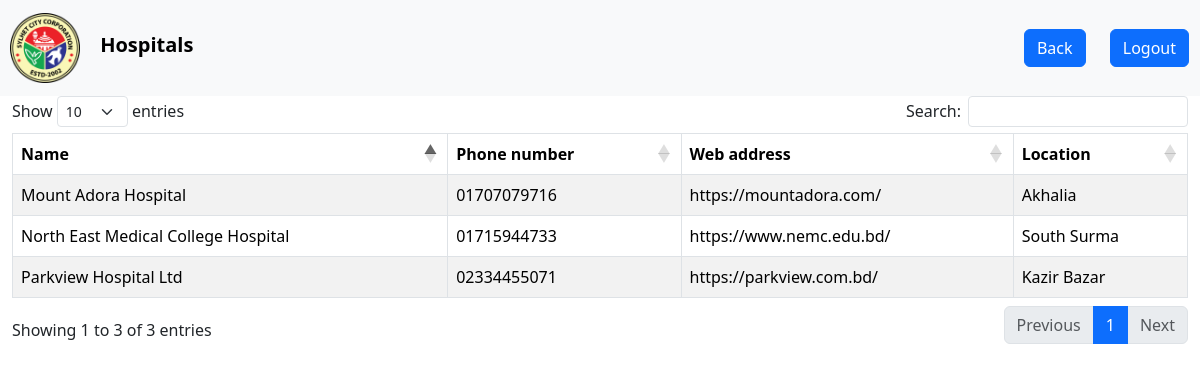
Screenshot of /hospitals.php with the database file from the repository.
### tables this page shows
CREATE TABLE `place` (
  `p_id` int(100) NOT NULL,
  `p_name` varchar(100) NOT NULL,
  `p_t_id` int(100) DEFAULT NULL,
  `location_id` int(100) NOT NULL,
  `phone_number` varchar(100) DEFAULT NULL,
  `web_address` varchar(100) DEFAULT NULL,
  `image` varchar(100) DEFAULT NULL,
  `description` varchar(400) DEFAULT NULL
);

CREATE TABLE `locations` (
  `location_id` int(100) NOT NULL,
  `name` varchar(100) NOT NULL
);

### hospitals.php (the view, shortened to what this page needs)
<!DOCTYPE html>
<html lang="en">
<head>
    <link rel="stylesheet" href="css/bootstrap.min.css">
    <link rel="stylesheet" href="https://cdn.datatables.net/1.13.4/css/dataTables.bootstrap5.min.css">
    <link rel="stylesheet" href="emergeicies_style.css">
</head>
<body>
<?php
	require('connect.php');
?>
    <nav class="navbar navbar-expand-lg bg-body-tertiary">
        <div class="logo">
            <img src="Photos/Self/logo.png" class="navbar-brand" height="80px">
            <b class="navbar-brand">Hospitals</b>
        </div>
        <div class="upper_buttons">
            <a href="index.php" class="btn btn-primary">Back</a>
            <a href="logout_back.php" class="btn btn-primary">Logout</a>
        </div>
    </nav>
        <div class="container-fluid justify-content-around">
                <table id="example" class="table table-hover table-bordered table-striped">
                    <thead>
                      <tr>
                        <th scope="col">Name</th>
                        <th scope="col">Phone number</th>
                        <th scope="col">Web address</th>
                        <th scope="col">Location</th>
                      </tr>
                    </thead>
                    <tbody>
                        <?php
                            $sql = "SELECT * FROM place JOIN locations ON place.location_id=locations.location_id WHERE p_t_id='1'";
                            $sql_query = mysqli_query($con, $sql);
                            while($row = mysqli_fetch_assoc($sql_query))
                            {
                                echo "<tr><td>" . $row["p_name"] . "</td>";
                                echo "<td>" . $row["phone_number"] . "</td>";
                                echo "<td>" . $row["web_address"] . "</td>";
                                echo "<td>" . $row["name"] . "</td></tr>";
                            }
                        ?>
                    </tbody>
                </table>
            </div>
</body>
</html>

### emergeicies_style.css (style rules this page uses)
.upper_buttons { position: absolute; right: 1px; }
.upper_buttons a { margin: 10px; }
.logo { position:relative; left: 10px; }

### rows the page displays
place: p_name "North East Medical College Hospital", phone_number "01715944733", web_address "https://www.nemc.edu.bd/", location.name "South Surma"
place: p_name "Parkview Hospital Ltd", phone_number "02334455071", web_address "https://parkview.com.bd/", location.name "Kazir Bazar"
place: p_name "Mount Adora Hospital", phone_number "01707079716", web_address "https://mountadora.com/", location.name "Akhalia"
